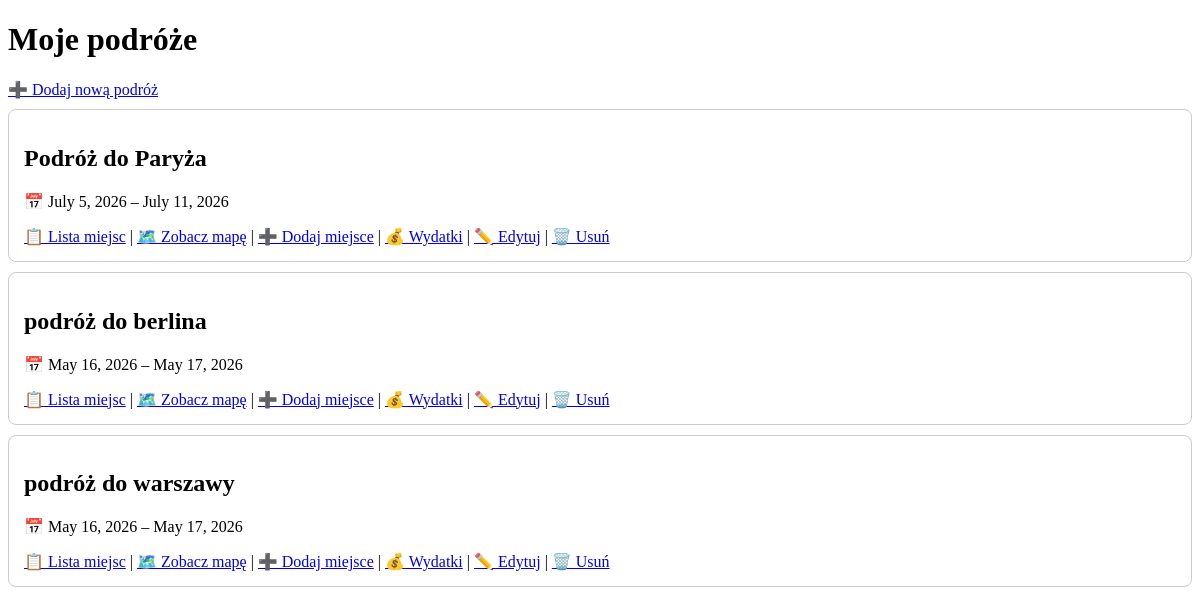
The app's page /, older data.
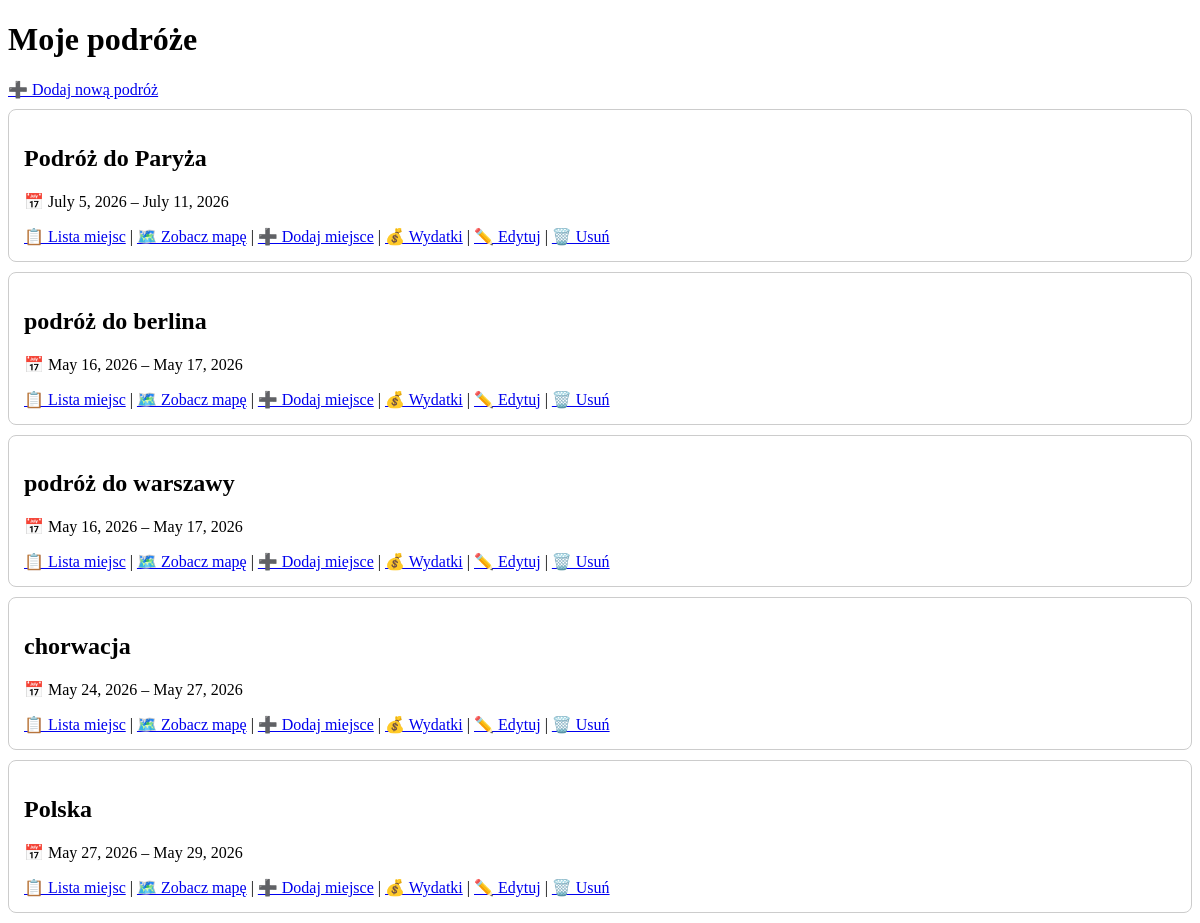
The same page, newer data.
### trips/models.py (models this page shows, shortened)
class Trip(models.Model):
    name = models.CharField(max_length=100)
    start_date = models.DateField()
    end_date = models.DateField()

### trips/views.py (the view)
# urls.py: path("", trip_list, name="trip-list"),
def trip_list(request):
    trips = Trip.objects.all()
    return render(request, 'trips/trip_list.html', {
        'trips': trips,
    })

### trips/templates/trips/trip_list.html (shortened to what this page needs)
<!DOCTYPE html>
<html>
<head>
</head>
<body>
    <h1>Moje podróże</h1>
    <a href="{% url 'add-trip' %}">➕ Dodaj nową podróż</a>
    {% if trips %}
        {% for trip in trips %}
        <div style="border: 1px solid #ccc; padding: 15px; margin: 10px 0; border-radius: 8px;">
            <h2>{{ trip.name }}</h2>
            <p>📅 {{ trip.start_date }} – {{ trip.end_date }}</p>
            <a href="{% url 'place-list' trip.pk %}">📋 Lista miejsc</a> |
            <a href="{% url 'trip-map' trip.pk %}">🗺️ Zobacz mapę</a> |
            <a href="{% url 'add-place' trip.pk %}">➕ Dodaj miejsce</a> |
            <a href="{% url 'expense-list' trip.pk %}">💰 Wydatki</a> |
            <a href="{% url 'edit-trip' trip.pk %}">✏️ Edytuj</a> |
            <a href="{% url 'delete-trip' trip.pk %}">🗑️ Usuń</a>
        </div>
        {% endfor %}
    {% else %}
        <p>Nie masz jeszcze żadnych podróży.</p>
    {% endif %}
</body>
</html>

Row changes from the older to the newer data that the page shows:
added Trip: name "chorwacja", start_date "May 24, 2026", end_date "May 27, 2026"
added Trip: name "Polska", start_date "May 27, 2026", end_date "May 29, 2026"
